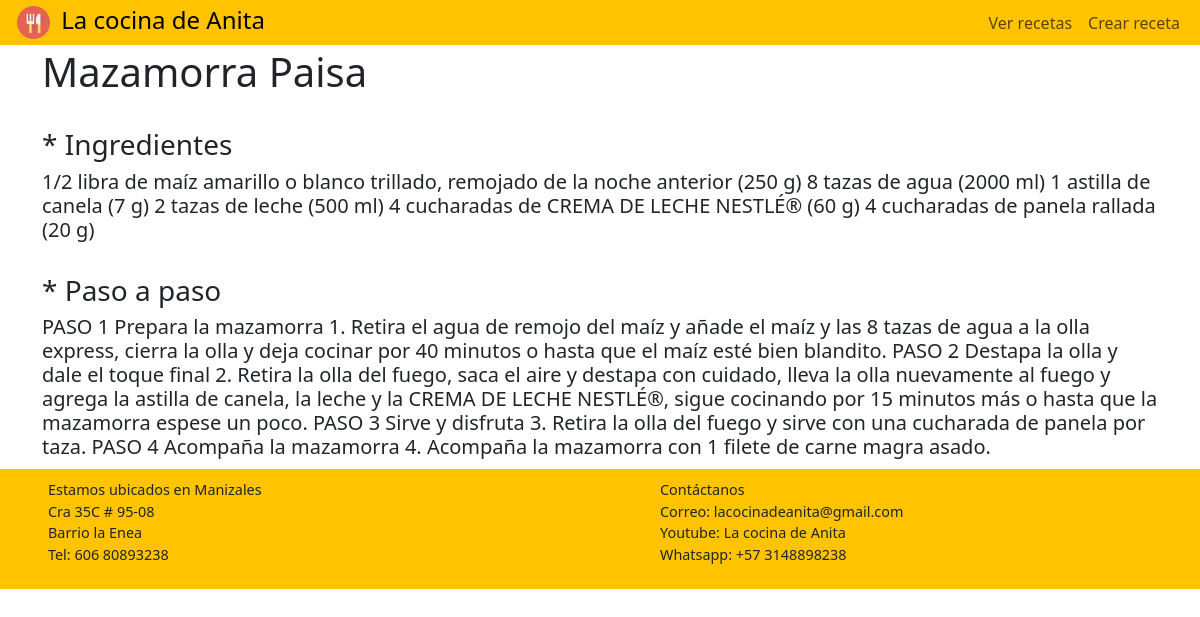
Page /receta_detalle/4 on the committed database.
### miapp/models.py (models this page shows, shortened)
class Receta(models.Model):
    nombre= models.CharField(max_length=200)
    ingredientes= models.TextField()
    descripcion= models.TextField()

### miapp/views.py (the view)
# urls.py: path('receta_detalle/<int:id>', views.recetas_detalle, name= 'recetas_detalle'),
def recetas_detalle(request, id):
    receta= Receta.objects.get(id=id)
    return render(request, 'detalle.html',{
        'receta': receta
    })

### miapp/templates/detalle.html
{% extends 'cabecera.html' %}
{% block content %}
<br>
<br>
<h1>{{receta.nombre}}</h1>
<br>
<h3>* Ingredientes</h3>
<h5>{{receta.ingredientes}}</h5>
<br>
<h3>* Paso a paso</h3>
<h5>{{receta.descripcion}}</h5>
{% endblock %}

### rows in the picture
Receta: nombre "Mazamorra Paisa", ingredientes "1/2 libra de maíz amarillo o blanco trillado, remojado de la noche anterior (250 g) 8 tazas de agua (2000 ml) 1 astilla de canela (7 g) 2 tazas de leche (500 ml) 4 cucharadas de CREMA DE LECHE NESTLÉ® (60 g) 4 cucharadas de panela rallada (20 g)", descripcion "PASO 1 Prepara la mazamorra 1. Retira el agua de remojo del maíz y añade el maíz y las 8 tazas de agua a la olla express, cierra la olla y deja cocinar por 40 minutos o hasta que el maíz esté bien blandito. PASO 2 Destapa la olla y dale el toque final 2. Retira la olla del fuego, saca el aire y destapa con cuidado, lleva la olla nuevamente al fuego y agrega la astilla de canela, la leche y la CREMA DE LECHE NESTLÉ®, sigue cocinando por 15 minutos más o hasta que la mazamorra espese un poco. PASO 3 Sirve y disfruta 3. Retira la olla del fuego y sirve con una cucharada de panela por taza. PASO 4 Acompaña la mazamorra 4. Acompaña la mazamorra con 1 filete de carne magra asado."
